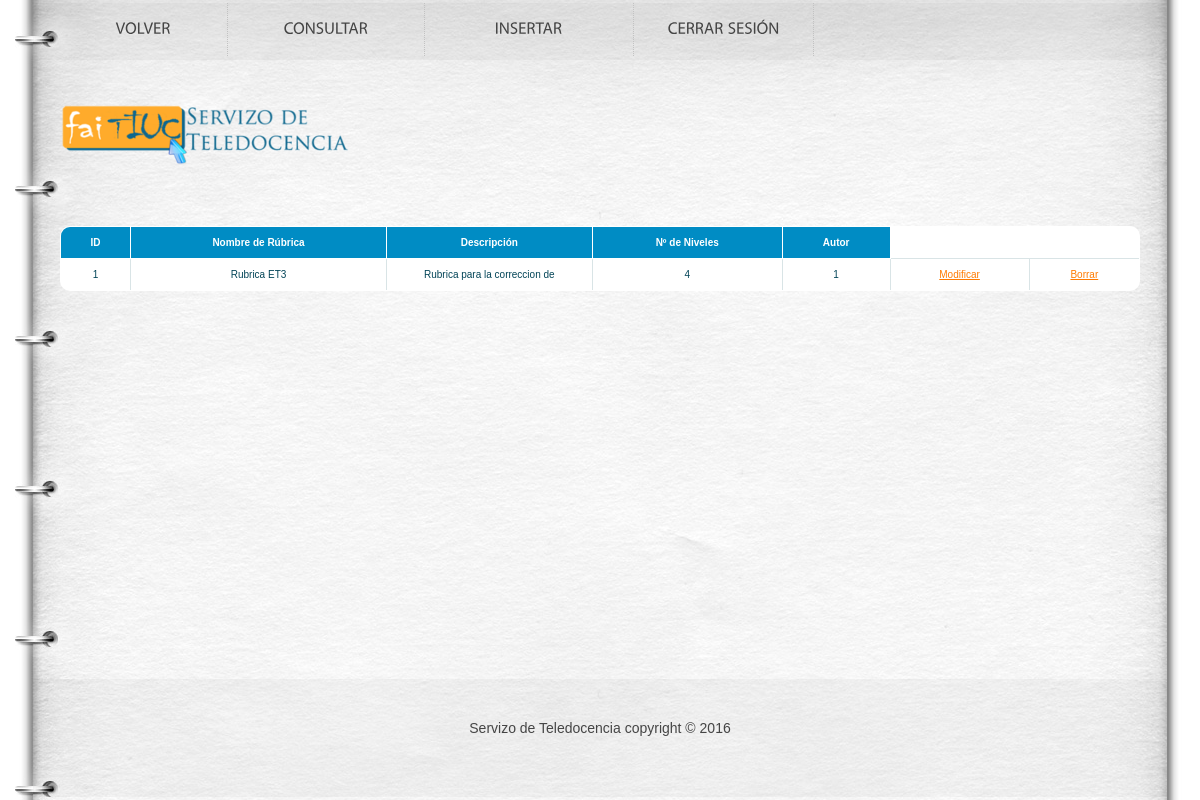
The app's page /et3_iu/Controllers/RUBRICA_Controller.php (signed in), older data.
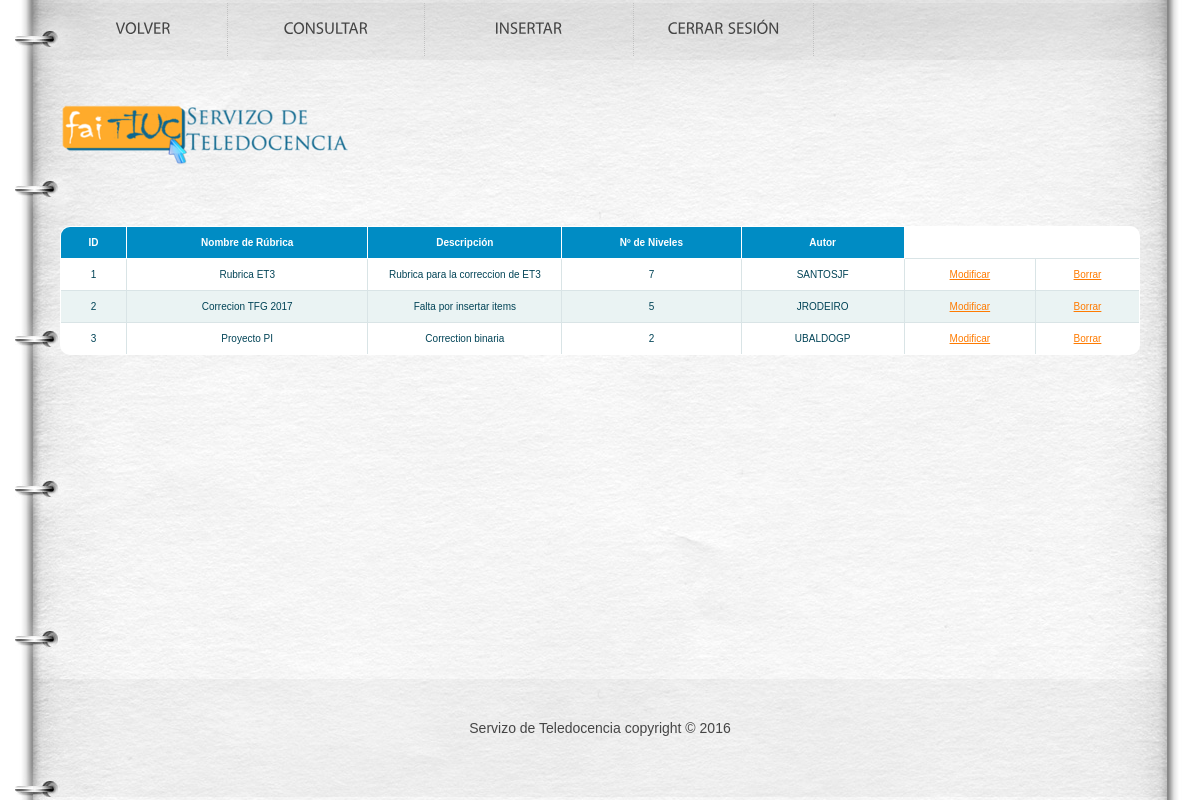
The same page, newer data.
### tables this page shows
CREATE TABLE IF NOT EXISTS `RUBRICA` (
`RUBRICA_ID` int(10) NOT NULL,
  `RUBRICA_NOMBRE` varchar(30) NOT NULL,
  `RUBRICA_DESCRIPCION` varchar(65) NOT NULL,
  `RUBRICA_NIVELES` int(5) NOT NULL,
  `RUBRICA_AUTOR` varchar(15) NOT NULL
);

### et3_iu/Controllers/RUBRICA_Controller.php (called while the page is built, shortened)
<?php
include '../Models/RUBRICA_Model.php';
Switch ($_REQUEST['accion']) {
    default:
        $rubrica = new RUBRICA_Model('', '', '', '', '');
        $datos = $rubrica->ConsultarTodo();
        if (!tienePermisos('RUBRICA_SHOWALL')) {
            new Mensaje('No tienes los permisos necesarios', '../Views/DEFAULT_Vista.php');
        } else {
            new RUBRICA_SHOWALL($datos, '../Views/DEFAULT_Vista.php');
        }
}
?>

### et3_iu/Locates/Strings_Castellano_Rubrica.php (called while the page is built)
<?php
$stringsRubrica = array(
    'RUBRICA_NOMBRE'=> 'Nombre de Rúbrica',
    'RUBRICA_DESCRIPCION'=>'Descripción',
    'RUBRICA_NIVELES'=>'Nº de Niveles',
    'RUBRICA_ID'=> 'ID',
    'RUBRICA_AUTOR'=>'Autor',
    'Insertar Rubrica'=>'Insertar Rubrica',
    'Consultar Rubrica'=>'Consultar Rubrica',
    'Modificar Rubrica'=>'Modificar Rubrica',
    'Borrar Rubrica'=>'Borrar Rubrica',
    'Rubrica creada correctamente'=>'Rubrica creada correctamente',
    'GESTION RUBRICAS'=>'GESTION RUBRICAS'
        )
?>

### et3_iu/Models/RUBRICA_Model.php (called while the page is built, shortened)
<?php
class RUBRICA_Model {
    var $mysqli;
    function ConectarBD() {
        $this->mysqli = new mysqli("localhost", "iu2016", "iu2016", "IU2016");
    }
    function ConsultarTodo() {
        $sql = "SELECT * FROM RUBRICA";
        if (!($resultado = $this->mysqli->query($sql))) {
            return 'Error en la consulta sobre la base de datos';
        } else {
            $toret = array();
            $i = 0;
            while ($fila = $resultado->fetch_array()) {
                $toret[$i] = $fila;
                $i++;
            }
            return $toret;
        }
    }
}
?>

### et3_iu/Views/RUBRICA_SHOWALL_Vista.php (the view, shortened to what the changed rows need)
<?php
class RUBRICA_SHOWALL {
    private $datos;
    function __construct($array, $volver) {
        $this->datos = $array;
        $this->render();
    }
    function render() {
        ?> <head>
            <link rel="stylesheet" href="../css/reset.css" type="text/css" media="all">
            <link rel="stylesheet" href="../css/style.css" type="text/css" media="all">
        </head>
        <body id="page2">
            <div class="wrap">
                <header>
                    <div class="container">
                        <h1><a href="../Views/DEFAULT_Vista.php"></a></h1>
                    </div>
                </header>
                <div class="container">
                    <?php
                    $lista = array('RUBRICA_ID', 'RUBRICA_NOMBRE', 'RUBRICA_DESCRIPCION', 'RUBRICA_NIVELES', 'RUBRICA_AUTOR');
                    ?>
                    <br><br>
                    <div id="centrado"><table class="table" id="btable" border = 1>
                            <tr>
                                <?php
                                foreach ($lista as $titulo) {
                                    echo "<th>";
                                    echo $stringsRubrica[$titulo];
                                    ?>
                                    </th>
                                    <?php
                                }
                                ?>
                            </tr>
                            <?php
                            for ($j = 0; $j < count($this->datos); $j++) {
                                echo "<tr>";
                                foreach ($this->datos [$j] as $clave => $valor) {
                                    for ($i = 0; $i < count($lista); $i++) {
                                        if ($clave === $lista[$i]) {
                                            echo "<td>";
                                            echo $valor;
                                        }
                                        echo "</td>";
                                    }
                                }?>
                                <td>
                                <a href='RUBRICA_Controller.php?RUBRICA_ID=<?php echo $this->datos[$j]['RUBRICA_ID'] . '&accion=' . $strings['Modificar']; ?>'><?php echo $strings['Modificar'] ?></a>
                            </td>
                            <td>
                                <a href='RUBRICA_Controller.php?RUBRICA_ID=<?php echo $this->datos[$j]['RUBRICA_ID'] . '&accion=' . $strings['Borrar']; ?>'><?php echo $strings['Borrar'] ?></a>
                            </td>
                            </tr>
                           <?php }
                            ?>
                        </table></div>
                </div>
            </div>
        </body>
        <?php
    }
}

Row changes from the older to the newer data that the page shows:
added rubrica: RUBRICA_ID "2", RUBRICA_NOMBRE "Correcion TFG 2017", RUBRICA_DESCRIPCION "Falta por insertar items", RUBRICA_NIVELES "5", RUBRICA_AUTOR "JRODEIRO"
added rubrica: RUBRICA_ID "3", RUBRICA_NOMBRE "Proyecto PI", RUBRICA_DESCRIPCION "Correction binaria", RUBRICA_NIVELES "2", RUBRICA_AUTOR "UBALDOGP"
Text that changed along with them:
list line gone: "Rubrica para la correccion de 4 1"
new list line: "Rubrica para la correccion de ET3 7 SANTOSJF"
new list line: "Modificar Borrar"
